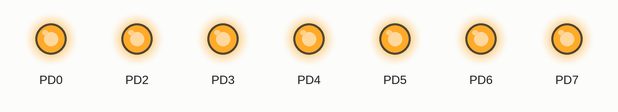
Bench run of a program on a simulated ATmega162, CodeVisionAVR source translated, built with avr-gcc and emulated at 12 MHz. Shown: output pins drawn as LEDs (lit = HIGH). Pins used as bus, display or sensor lines are not drawn; what the program prints to the serial monitor is not drawn.

Above: at 0.1 s.
Timing chart, 0 to 1.6 s (numbered marks = the images above):
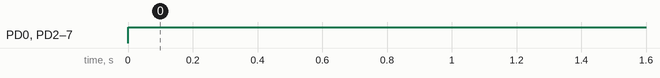

The program:

main.c
```c
// (licence header left out)
#include <mega162.h>

// Declare your global variables here
int i;
// Standard Input/Output functions
#include <stdio.h>
#include <stdlib.h>
#include <string.h>
#include <delay.h>

void main(void)
{
// Declare your local variables here

// Crystal Oscillator division factor: 1
#pragma optsize-
CLKPR=(1<<CLKPCE);
CLKPR=(0<<CLKPCE) | (0<<CLKPS3) | (0<<CLKPS2) | (0<<CLKPS1) | (0<<CLKPS0);
#ifdef _OPTIMIZE_SIZE_
#pragma optsize+
#endif

// Input/Output Ports initialization
// Port A initialization
// Function: Bit7=In Bit6=In Bit5=In Bit4=In Bit3=In Bit2=In Bit1=In Bit0=In
DDRA=(0<<DDA7) | (0<<DDA6) | (0<<DDA5) | (0<<DDA4) | (0<<DDA3) | (0<<DDA2) | (0<<DDA1) | (0<<DDA0);
// State: Bit7=T Bit6=T Bit5=T Bit4=T Bit3=T Bit2=T Bit1=T Bit0=T
PORTA=(0<<PORTA7) | (0<<PORTA6) | (0<<PORTA5) | (0<<PORTA4) | (0<<PORTA3) | (0<<PORTA2) | (0<<PORTA1) | (0<<PORTA0);

// Port B initialization
// Function: Bit7=In Bit6=In Bit5=In Bit4=In Bit3=In Bit2=In Bit1=In Bit0=In
DDRB=(0<<DDB7) | (0<<DDB6) | (0<<DDB5) | (0<<DDB4) | (0<<DDB3) | (0<<DDB2) | (0<<DDB1) | (0<<DDB0);
// State: Bit7=P Bit6=P Bit5=P Bit4=P Bit3=P Bit2=P Bit1=P Bit0=P
PORTB=(1<<PORTB7) | (1<<PORTB6) | (1<<PORTB5) | (1<<PORTB4) | (1<<PORTB3) | (1<<PORTB2) | (1<<PORTB1) | (1<<PORTB0);

// Port C initialization
// Function: Bit7=In Bit6=In Bit5=In Bit4=In Bit3=In Bit2=In Bit1=In Bit0=In
DDRC=(0<<DDC7) | (0<<DDC6) | (0<<DDC5) | (0<<DDC4) | (0<<DDC3) | (0<<DDC2) | (0<<DDC1) | (0<<DDC0);
// State: Bit7=T Bit6=T Bit5=T Bit4=T Bit3=T Bit2=T Bit1=T Bit0=T
PORTC=(0<<PORTC7) | (0<<PORTC6) | (0<<PORTC5) | (0<<PORTC4) | (0<<PORTC3) | (0<<PORTC2) | (0<<PORTC1) | (0<<PORTC0);

// Port D initialization
// Function: Bit7=Out Bit6=Out Bit5=Out Bit4=Out Bit3=Out Bit2=Out Bit1=Out Bit0=Out
DDRD=(1<<DDD7) | (1<<DDD6) | (1<<DDD5) | (1<<DDD4) | (1<<DDD3) | (1<<DDD2) | (1<<DDD1) | (1<<DDD0);
// State: Bit7=1 Bit6=1 Bit5=1 Bit4=1 Bit3=1 Bit2=1 Bit1=1 Bit0=1
PORTD=(1<<PORTD7) | (1<<PORTD6) | (1<<PORTD5) | (1<<PORTD4) | (1<<PORTD3) | (1<<PORTD2) | (1<<PORTD1) | (1<<PORTD0);

// Port E initialization
// Function: Bit2=In Bit1=In Bit0=In
DDRE=(0<<DDE2) | (0<<DDE1) | (0<<DDE0);
// State: Bit2=T Bit1=T Bit0=T
PORTE=(0<<PORTE2) | (0<<PORTE1) | (0<<PORTE0);

// USART0 initialization
// Communication Parameters: 8 Data, 1 Stop, No Parity
// USART0 Receiver: Off
// USART0 Transmitter: On
// USART0 Mode: Asynchronous
// USART0 Baud Rate: 9600
UCSR0A=(0<<RXC0) | (0<<TXC0) | (0<<UDRE0) | (0<<FE0) | (0<<DOR0) | (0<<UPE0) | (0<<U2X0) | (0<<MPCM0);
UCSR0B=(0<<RXCIE0) | (0<<TXCIE0) | (0<<UDRIE0) | (0<<RXEN0) | (1<<TXEN0) | (0<<UCSZ02) | (0<<RXB80) | (0<<TXB80);
UCSR0C=(0<<UMSEL0) | (0<<UPM01) | (0<<UPM00) | (0<<USBS0) | (1<<UCSZ01) | (1<<UCSZ00) | (0<<UCPOL0);
UBRR0H=0x00;
UBRR0L=0x4D;

i=0;
while (1)
      {
      // Place your code here
      i++;              //Increment (Count Up)
      printf("%d\n",i); //Send to serial
      delay_ms(100);    //delay count
      }
}
```

Measured:
- by itself, PD0, PD2–7: LOW → HIGH at 0.00 s
